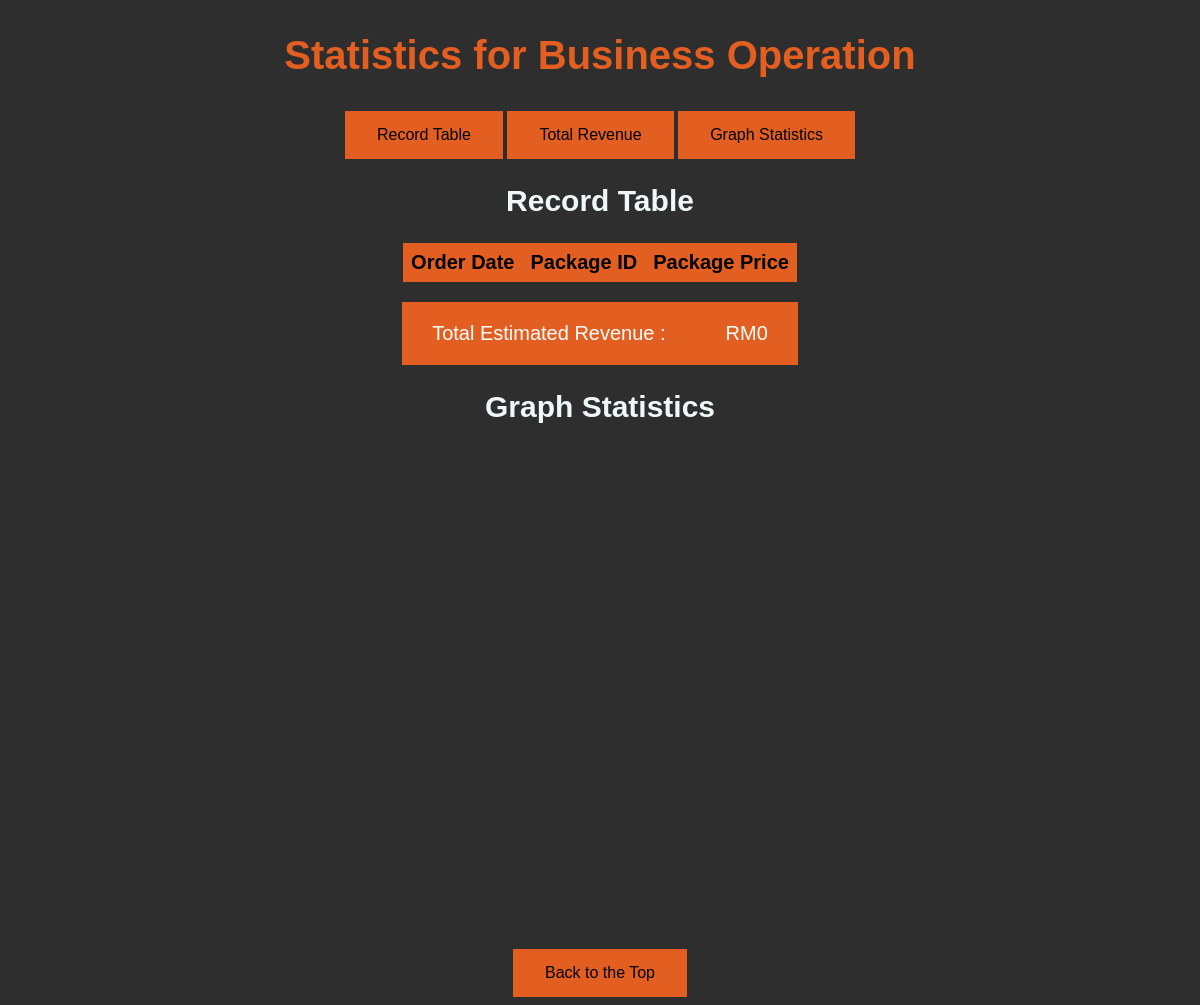
Page /statistics.php on the earlier database version.
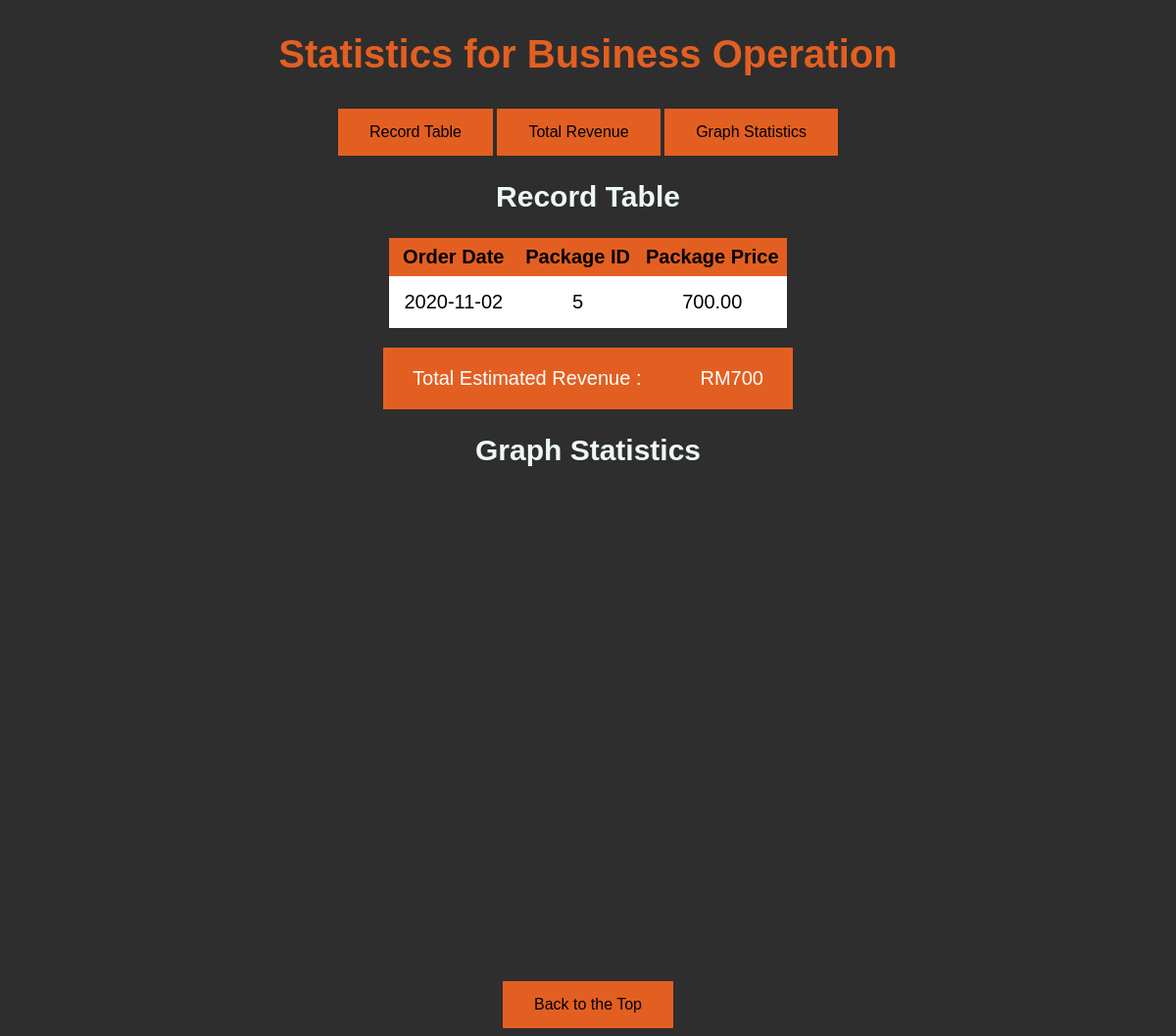
Same page on the later database version.
### tables this page shows
CREATE TABLE `orders` (
  `order_id` int(11) NOT NULL,
  `CustomerID` int(11) NOT NULL,
  `order_date` date NOT NULL,
  `order_status` char(10) NOT NULL,
  `occasion` varchar(50) NOT NULL,
  `package_id` int(11) NOT NULL,
  `address` varchar(255) NOT NULL,
  `event_time` time NOT NULL,
  `event_date` date NOT NULL
);

CREATE TABLE `package` (
  `package_id` int(11) NOT NULL,
  `package_name` varchar(255) NOT NULL,
  `package_cuisine` varchar(30) NOT NULL,
  `pax` int(11) NOT NULL,
  `price_per_pax` decimal(5,2) NOT NULL,
  `package_desc` varchar(500) DEFAULT NULL
);

### order_class.php (called while the page is built, shortened)
<?php
class Order{
	private $conn;
	private $tableName="orders";
	public function __construct($db){
		$this->conn = $db;
	}
	public function read(){
		$rows = [];
		$query = " SELECT *
                 FROM userinformation
                 NATURAL RIGHT JOIN ".$this->tableName."
                NATURAL LEFT JOIN package
                ORDER BY order_date";
		$result = @mysqli_query($this->conn,$query);
		while($row = mysqli_fetch_assoc($result)){
			$rows[] = $row;
		}
		return $rows;
	}
}
?>

### statistics.php (the view, shortened to what this page needs)
<!DOCTYPE html>
<html lang="en">
	<head>
		<link rel="stylesheet" type="text/css" href="style.css"/>
		<link rel="stylesheet" type="text/css" href="form_table.css"/>
		<?php include "order_class.php"?>
			  <?php
				$database = new Database();
				$db = $database->getConnection();
				$order = new Order($db);
				$row = $order->read();
			  ?>
	</head>
	<body id="statistics_body">
		<article>
			<h1 id="statistics_header">Statistics for Business Operation</h1>
				<div class="statistics_button">
					<a class="button_nav" href="statistics.php#statistics_subheader">Record Table</a>
					<a class="button_nav" href="statistics.php#total_table">Total Revenue</a>
					<a class="button_nav" href="statistics.php#piechart_3d">Graph Statistics</a>
				</div>
				<h2 class="statistics_subheader">Record Table</h2>
					<?php
						$sum = 0;
						echo "<table id=\"statistics_table\">";
						echo "<tr><th>Order Date</th><th>Package ID</th><th>Package Price</th></tr>";
						for($x=0;$x<count($row);$x++) {
							echo "<tr><td>".$row[$x]['order_date']."</td>";
							echo "<td>".$row[$x]['package_id']."</td>";
							echo "<td>".$row[$x]['price_per_pax']."</td>";
							$sum += $row[$x]['price_per_pax'];
						}
						echo "</table>";
						echo "<table id=\"total_table\">";
						echo "<tr><td>Total Estimated Revenue :</td><td>RM{$sum}</td></tr>";
						echo "</table></div>";
					?>
				<h2 class="statistics_subheader">Graph Statistics</h2>
				<div id="piechart_3d" style="width: 900px; height: 500px; display: block; margin: 0 auto;"></div>
				<div class="statistics_button">
					<a class="button_nav" href="statistics.php#statistics_header">Back to the Top</a>
				</div>
		</article>
	</body>
</html>

### style.css (style rules this page uses)
#statistics_body { background-color: #2E2E2E; }
.statistics_button { text-align: center; }
.button_nav { border: none; color: black; font-family: Nominee, Arial, sans-serif; background-color: #E35F21; padding: 15px 32px; text-align: center; text-decoration: none; display: inline-block; transition-duration: 0.4s; font-size: 16px; }
#statistics_header { color: #E35F21; text-align:center; font-style: bold; font-family: Nominee, Arial, sans-serif; font-size: 40px; }
.statistics_subheader { color: #EEF8F7; text-align:center; font-style: bold; font-family: Nominee, Arial, sans-serif; font-size: 30px; }

### form_table.css (style rules this page uses)
* { font-family: Nominee,sans-serif; }
#statistics_table { margin: 0 auto; font-family: Nominee, Arial, sans-serif; font-size: 20px; border-collapse:collapse; }
#statistics_table th { background-color: #E35F21; color:black; padding: 8px; }
#statistics_table tr { color:black; text-align:center; }
#statistics_table td { background-color: white; padding: 15px; }
#total_table { margin: 20px auto 20px auto; font-family: Nominee, Arial, sans-serif; font-size: 20px; color: white; border-collapse:collapse; }
#total_table td { background-color: #E35F21; padding: 20px 30px; }
::placeholder { font-family: Nominee, Arial, sans-serif; font-size: 20px; }

Differences in the rows shown:
added orders: order_date "2020-11-02", package "5", package.price_per_pax "700.00"
Other differences:
$sum: "0" → "700"
